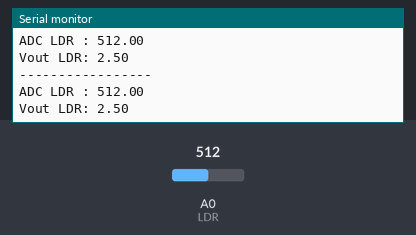
Bench run of a sketch on a simulated Arduino Uno, built with avr-gcc and run on an emulated ATmega328P. Parts: the last lines printed to the serial monitor. Inputs (shaded band) come from the test bench; at power-on: A0 (LDR) = 512.

Above: at 1.8 s.
1.9 s: A0 (LDR) set to 716
At 2.7 s:
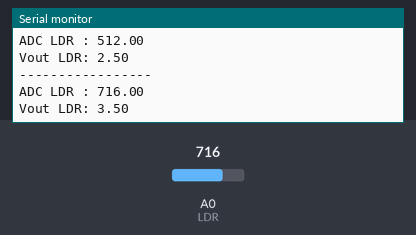
3.4 s: A0 (LDR) set to 900
At 4.8 s:
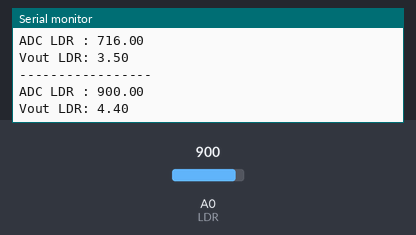
Timing chart, 0 to 6.4 s (numbered marks = the images above; inputs shaded):
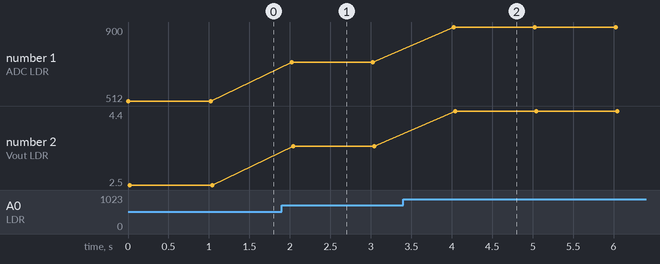

Measured:
- after the input at 1.9 s, the serial monitor: prints a new line after 0.12 s (image 1)
- after the input at 3.4 s, the serial monitor: prints a new line after 0.63 s (image 2)
- plotted number 1: 512 → 716 after the input at 1.9 s, 716 → 900 after the input at 3.4 s
- plotted number 2: 2.5 → 3.5 after the input at 1.9 s, 3.5 → 4.4 after the input at 3.4 s

The sketch:

peripheral_adc_ldr.ino
```cpp
#define LDR A0

void setup() {
  pinMode(LDR, INPUT);
  Serial.begin(9600);
}

void loop() {
  // put your main code here, to run repeatedly:
  float dataLDR = analogRead(LDR);
  float TeganganLDR = ((dataLDR/1023) * 5);

  Serial.print("ADC LDR : ");
  Serial.println(dataLDR);

  Serial.print("Vout LDR: ");
  Serial.println(TeganganLDR);

  delay(1000);

  Serial.println("-----------------");
}
```
